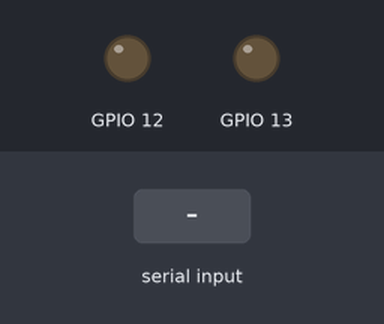
The sketch below on a simulated ESP32. On the bench: output pins drawn as LEDs (lit = HIGH). The inputs (shaded band) are chosen by the test bench. What the sketch prints to the serial monitor is not drawn.

Above: at 1.2 s.
1.3 s: "A90\n" received over Serial
At 1.4 s:
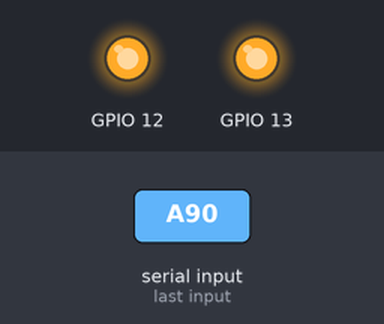
At 1.8 s:
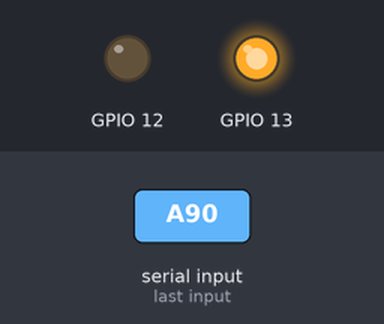
3.0 s: "Z90\n" received over Serial
At 3.1 s:
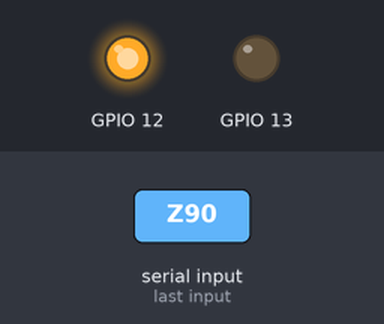
Timing chart, 0 to 6.0 s (numbered marks = the images above; inputs shaded):
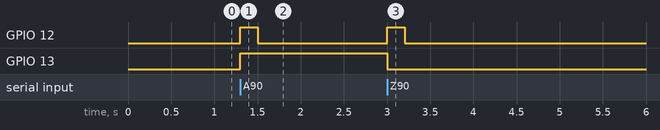

Measured:
- after the input at 1.3 s, GPIO 12: LOW → HIGH at once, → LOW 0.20 s later; GPIO 13: LOW → HIGH at once
- after the input at 3.0 s, GPIO 12: LOW → HIGH at once, → LOW 0.20 s later; GPIO 13: HIGH → LOW at once

The sketch:

Send.ino
```cpp
#define RXD2 17
#define TXD2 18
float convert = 0;
char DATA;
String voltage = " ";
void setup() {
  // Note the format for setting a serial port is as follows: Serial2.begin(baud-rate, protocol, RX pin, TX pin);
  Serial.begin(115200);
  //Serial1.begin(9600, SERIAL_8N1, RXD2, TXD2);
  Serial2.begin(9600, SERIAL_8N1, RXD2, TXD2);
  Serial.println("Serial Txd is on pin: " + String(TX));
  Serial.println("Serial Rxd is on pin: " + String(RX));
  pinMode(12, OUTPUT);
  pinMode(13, OUTPUT);
}

void loop() { //Choose Serial1 or Serial2 as required
  char readChar;
  DATA = ' ';
  if (Serial.available() > 0) {
    readChar = Serial.read();
    if (readChar != '\n') {
      // a character of the string was received
      DATA = readChar;
    }
    Serial2.println(DATA);
    Serial.println(DATA);
  }

  char readINPUT;
  if (Serial2.available() > 0) {
    readINPUT = Serial2.read();
    //    Serial.println(readINPUT);
    if (readINPUT == '.') {
      voltage += readINPUT;
    }
    if (readINPUT == '1') {
      voltage += readINPUT;
    }
    if (readINPUT == '2') {
      voltage += readINPUT;
    }
    if (readINPUT == '3') {
      voltage += readINPUT;
    }
    if (readINPUT == '4') {
      voltage += readINPUT;
    }
    if (readINPUT == '5') {
      voltage += readINPUT;
    }
    if (readINPUT == '6') {
      voltage += readINPUT;
    }
    if (readINPUT == '7') {
      voltage += readINPUT;
    }
    if (readINPUT == '8') {
      voltage += readINPUT;
    }
    if (readINPUT == '9') {
      voltage += readINPUT;
    }
    if (readINPUT == '0') {
      voltage += readINPUT;
    }
    convert = voltage.toFloat();
  }
  Serial.print("Read voltage : ");
  Serial.print(convert);
  Serial.println(" v");

  if (readChar == 'A') {
    digitalWrite(12, HIGH);
    digitalWrite(13, HIGH);
    delay(200);
  }
  if (readChar == 'Z') {
    digitalWrite(12, HIGH);
    digitalWrite(13, LOW);
    delay(200);
  }

  digitalWrite(12, LOW);

}
```
